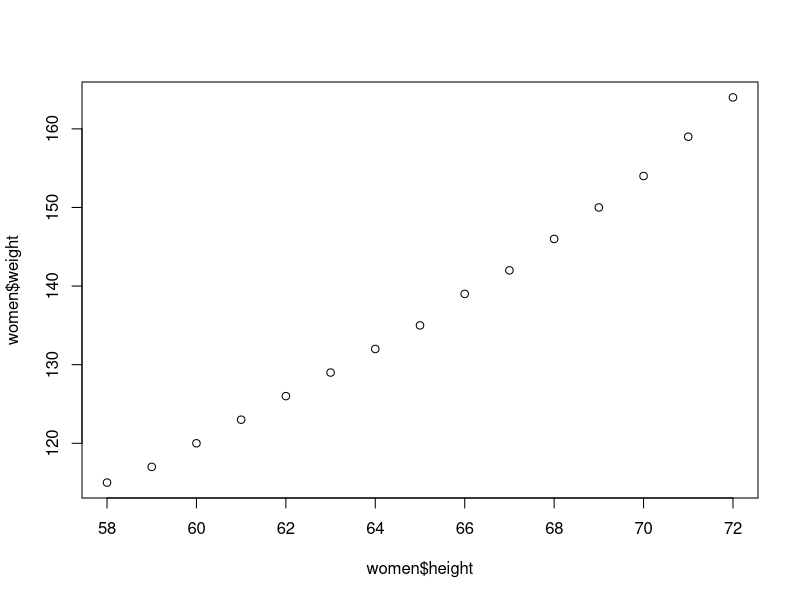
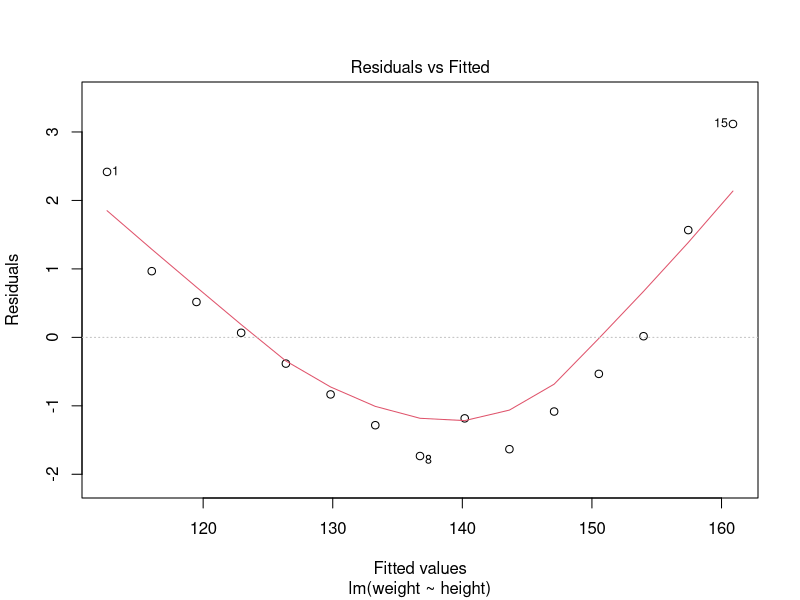
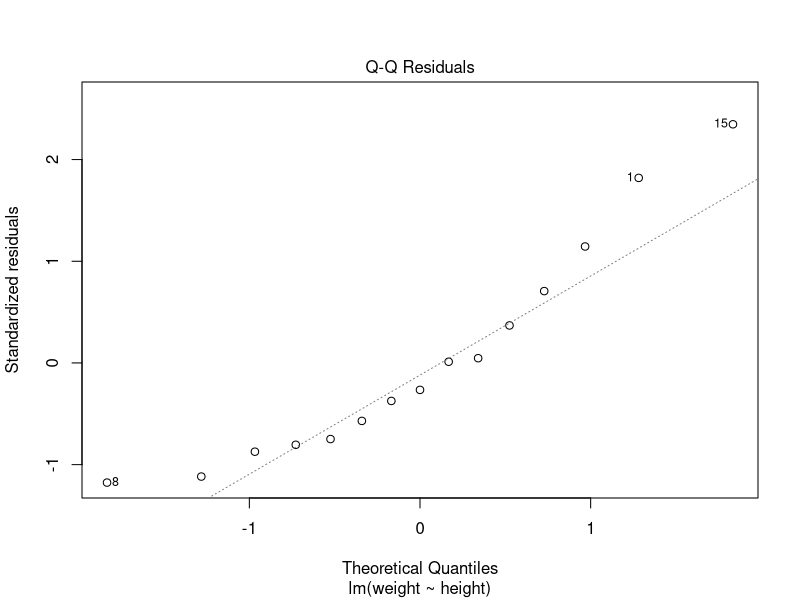
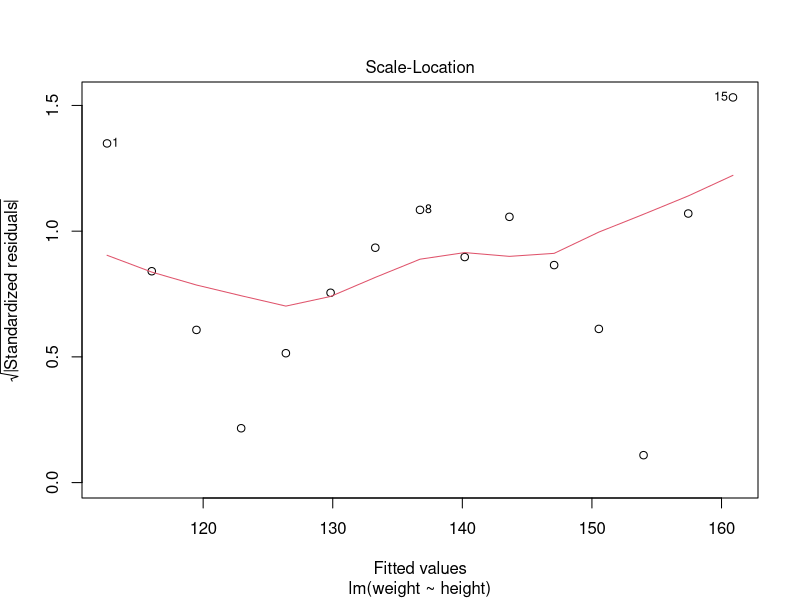
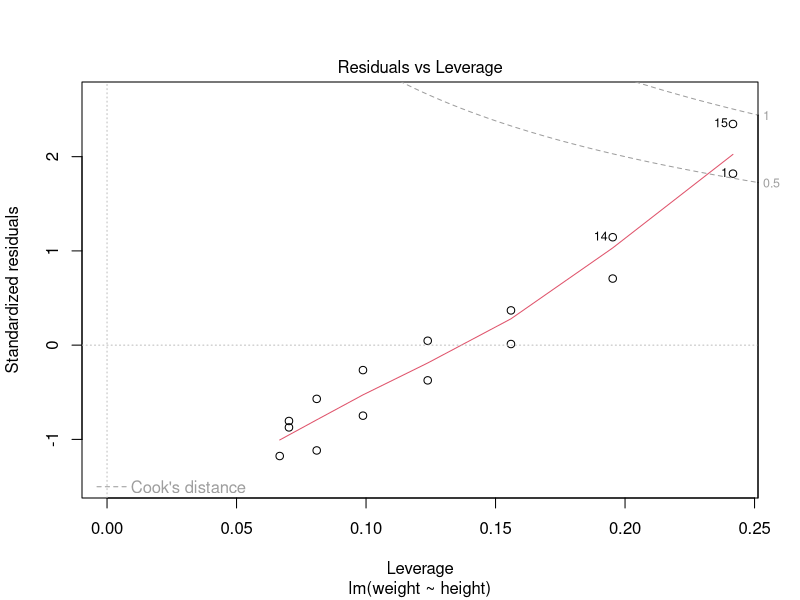
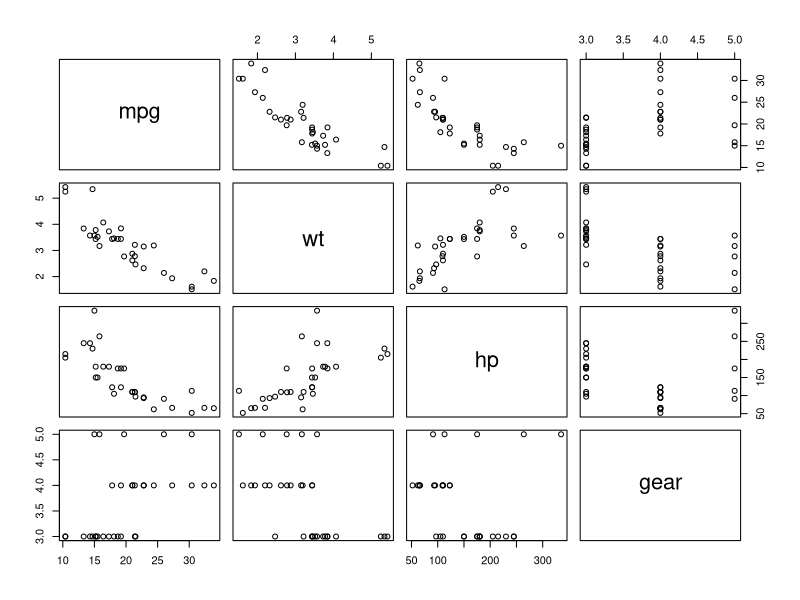
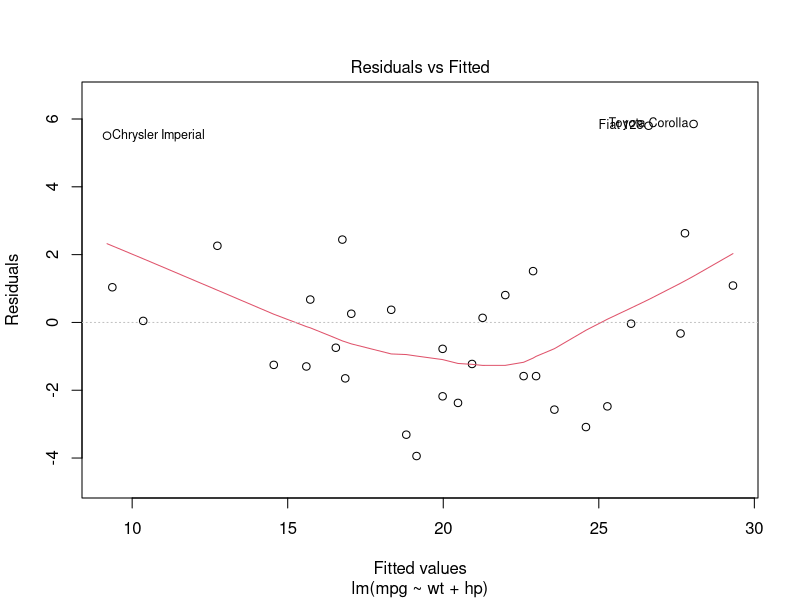
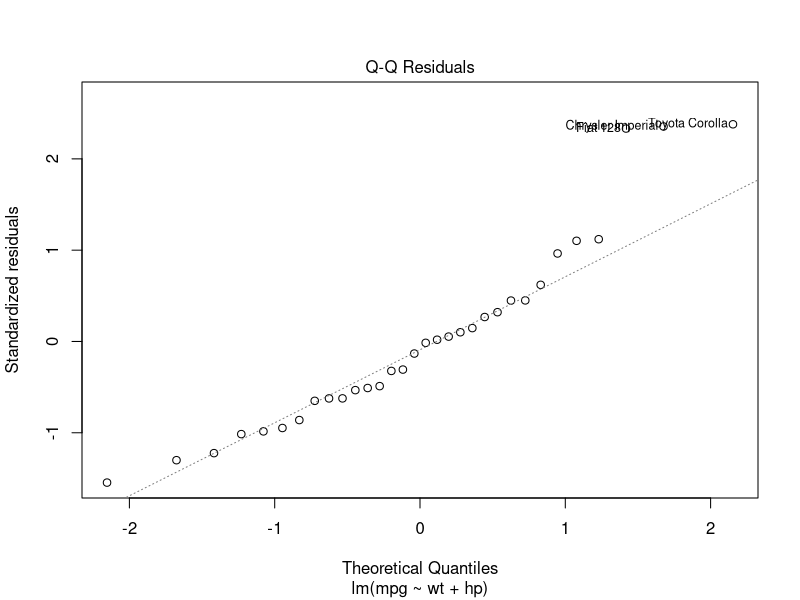

Recreate these plots in R, in order.
# Revision - 30 Nov / 1 Dec
#Linear Regression

#Simple Linear-----

women  #dataset
head(women)  #plot the relation between x & y
plot(x=women$height, y=women$weight) #another way of plot
model1 = lm(weight ~ height, data = women) #create model
summary(model1)  #view the summary of the model
#parameters to be seen
#F Stats - Pvalue < .05 : there is linear relationship between Y & any x
#coeff betas : p values < .05 : significant
# ht increases, wt increases by 3.45 units
model1   #model coefficients
predict(model1, newdata=women)  #predict for orginal values of x
residuals(model1)  #difference actual y and predicted y
plot(model1)  #check assumptions of linear regression


#Part-2 : Multiple Linear Regression
# Single Y : multiple Xs
# y =  b0 + b1x1 + b2x2 .....
head(mtcars)  #first 6 rows of mtcars
#DV - mpg,  IV - wt, hp, gear
class(mtcars)  #Data frame
df = mtcars[ ,c('mpg','wt','hp','gear')] #copy selected columns to new DF df
head(df) #first 6 rows of df
pairs(df) # plot relationships of all columns of df
model2 = lm(mpg ~ wt + hp + gear , data=df) #create model : predict mpg on wt, hp, gear from data set df
summary(model2)  #summarise the model
#check the model2 output : F-Stats pv, R2, coeff, coeff-pvalue
#remove gear from the model : becoz pvalue was > .05 or it was not significant
model3 = lm(mpg ~ wt + hp , data=df) #construct new model without gear
summary(model3)  #sumarise and see the attributes of the model #model alright
predict(model3, newdata= df)  #predict for existing data
head(cbind(df, PV= predict(model3, newdata= df), RV = residuals(model3)))  #also see residuals
(ndata = data.frame(wt=3, hp=200, gear=5))  #create new card data for prediction
predict(model3, newdata=ndata) #predict for this new data
plot(model3)  #check for assumptions 

